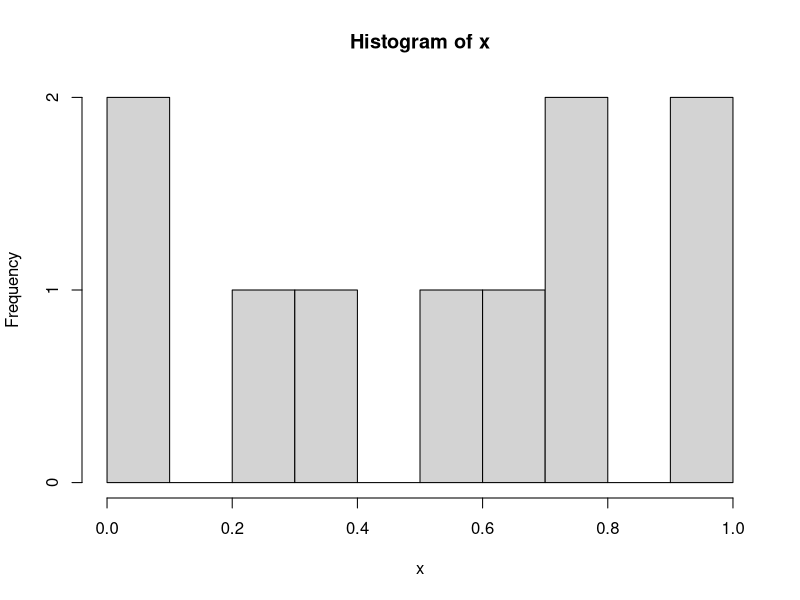
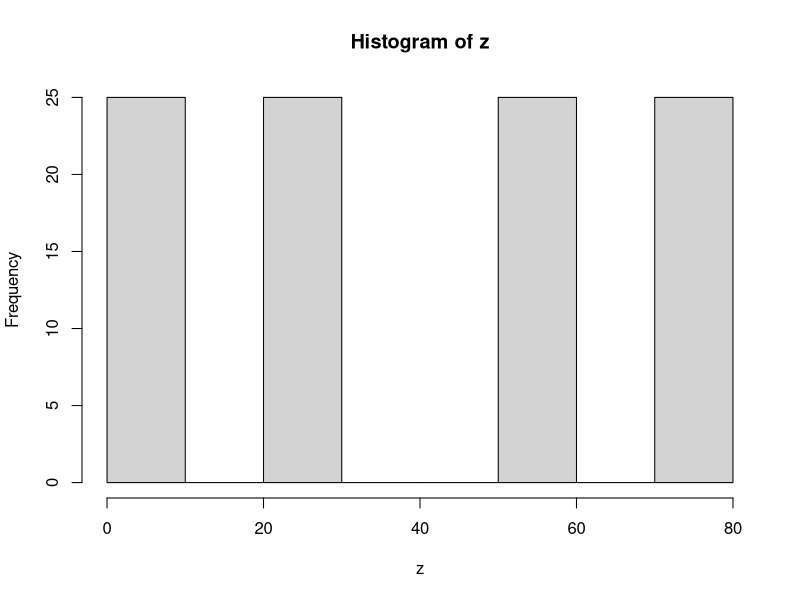

Here is the R script that generated these plots, in order:
# mid square method

midsq = function(n){
  c = c()
  s = 7182
  for(i in 1:n){
    k = s^2
    s = ((k%/%100)%%10000)
    c[i] = s / 10000
  }
  return(c)
}

#generating 10 values
x = midsq(10)
x
#plot 
hist(x, nclass=10)


#z method
zmethod = function(z, a, c, m, n){
  result = c()
  if(m>0 & m>a & m>c & z<m){
    for(i in 1:n){
      z = (a*z + c)%%m
      result[i] = z
    }
    return(result)
  }else{
    print("Value Error: z, a, c, and 0 are not less than m")
  }
}

#generating 100 values
z = zmethod(z=27, a=17, c=43, m=100, n=100)
z
#plot
hist(z, nclass = 10)


